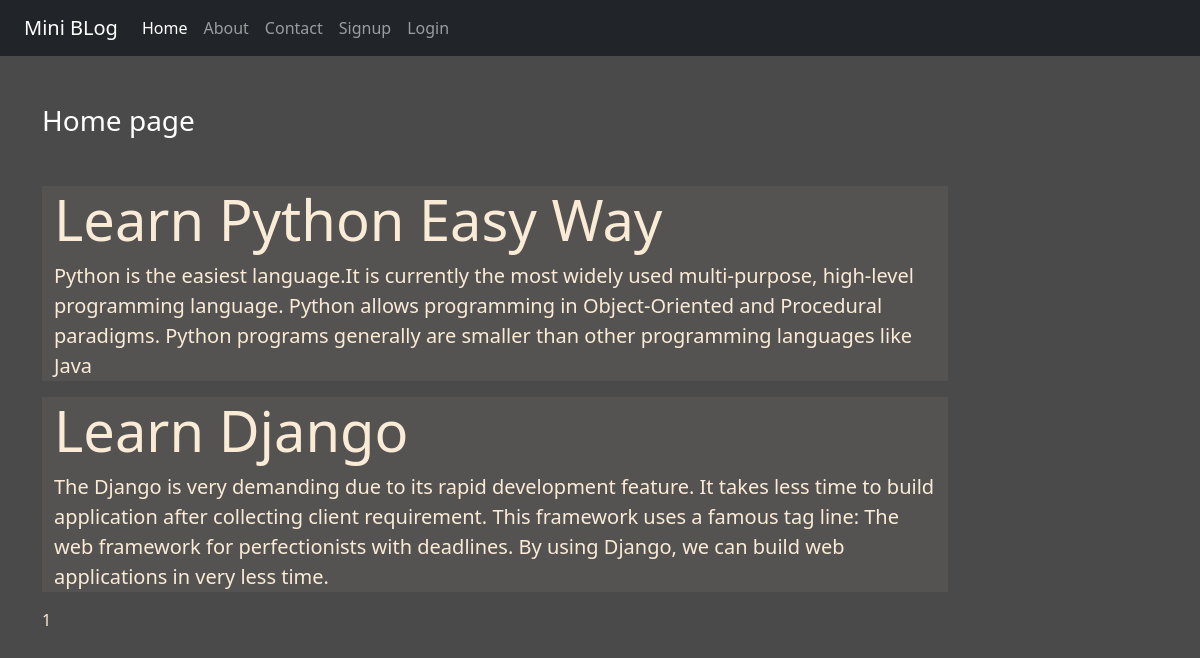
Page /?page=2 on the earlier database version.
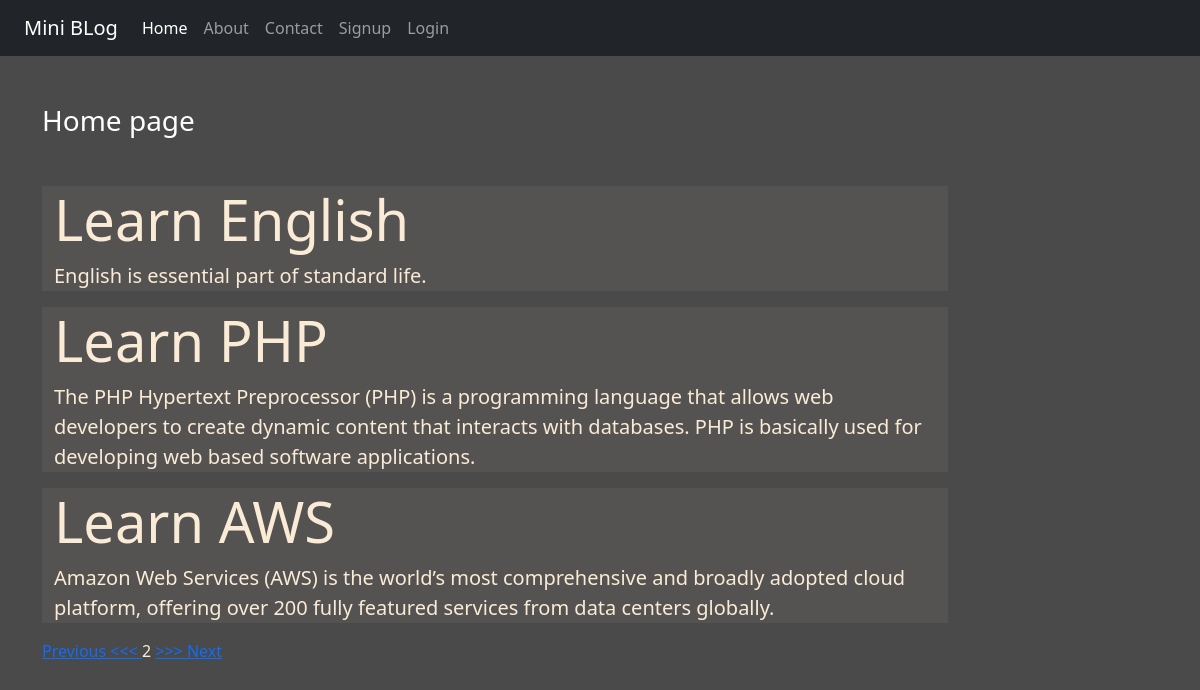
Same page on the later database version.
### blog/models.py (models this page shows)
class Post(models.Model):
    title = models.CharField(max_length=100)
    desc = models.TextField()

### blog/views.py (the view)
# urls.py: 2. Add a URL to urlpatterns:  path('', views.home, name='home')
def home(request):
    posts = Post.objects.all().order_by('id')
    paginator = Paginator(posts, 3)
    page_number = request.GET.get('page')
    page_obj = paginator.get_page(page_number)
    return render(request,'blog/home.html',{'page_obj':page_obj})

### blog/templates/blog/home.html
{% extends 'blog/base.html' %}
{% load static %}
{% block content %}
<div class="col-sm-10">
    <h3 class="text-white my-5">Home page</h3>
     {% for post in page_obj %}
        <div class="jumbotron jumbotron-fluid jumbo-color">
            <div class="container">
             <h1 class="display-4 font-weight-bold">{{post.title}}</h1>
              <p class="lead">{{post.desc}}</p>
            </div>
        </div>
     {% endfor %}
</div>
<span>
    {% if page_obj.has_previous %}
     <a href="?page={{page_obj.previous_page_number}}"> Previous <<< </a>
    {% endif %}
     <span>{{ page_obj.number }}</span>
    {% if page_obj.has_next %}
     <a href="?page={{page_obj.next_page_number}}"> >>> Next </a>
    {% endif %}
</span>
{% endblock content %}

Differences in the rows shown:
no longer on this page (row edited): Post: title "Learn Python Easy Way", desc "Python is the easiest language.It is currently the most widely used multi-purpose, high-level programming language. Python allows programming in Object-Oriented and Procedural paradigms. Python programs generally are smaller than other programming languages like Java"
no longer on this page (row unchanged): Post: title "Learn Django", desc "The Django is very demanding due to its rapid development feature. It takes less time to build application after collecting client requirement. This framework uses a famous tag line: The web framework for perfectionists with deadlines. By using Django, we can build web applications in very less time."
added Post: title "Learn English", desc "English is essential part of standard life."
added Post: title "Learn PHP", desc "The PHP Hypertext Preprocessor (PHP) is a programming language that allows web developers to create dynamic content that interacts with databases. PHP is basically used for developing web based software applications."
added Post: title "Learn AWS", desc "Amazon Web Services (AWS) is the world’s most comprehensive and broadly adopted cloud platform, offering over 200 fully featured services from data centers globally."
Other differences:
{{ page_obj.number }}: "1" → "2"
text now shown: "Previous <<< >>> Next"
